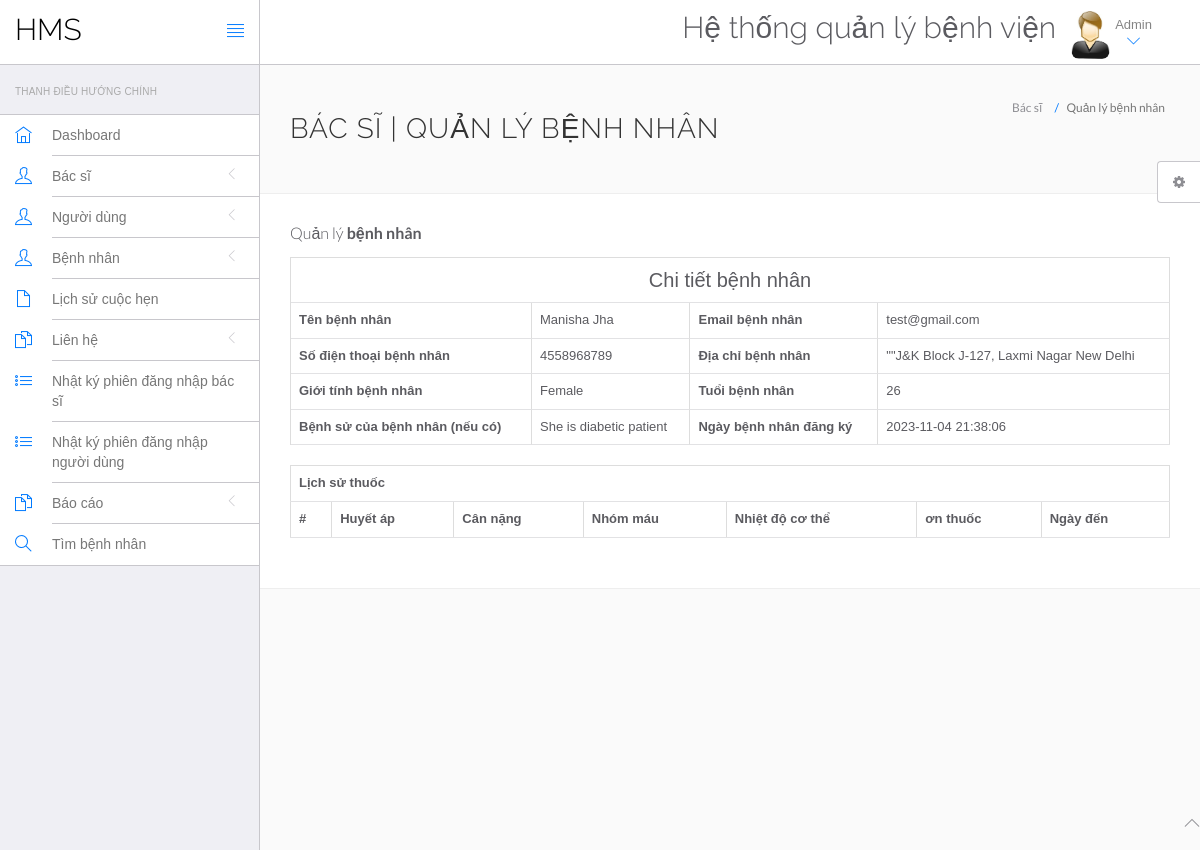
/hms/admin/view-patient.php?viewid=1 (signed in), run on the app's committed database.
### tables this page shows
CREATE TABLE `tblpatient` (
  `ID` int(10) NOT NULL,
  `Docid` int(10) DEFAULT NULL,
  `PatientName` varchar(200) DEFAULT NULL,
  `PatientContno` bigint(10) DEFAULT NULL,
  `PatientEmail` varchar(200) DEFAULT NULL,
  `PatientGender` varchar(50) DEFAULT NULL,
  `PatientAdd` mediumtext,
  `PatientAge` int(10) DEFAULT NULL,
  `PatientMedhis` mediumtext,
  `CreationDate` timestamp NULL DEFAULT CURRENT_TIMESTAMP,
  `UpdationDate` timestamp NULL DEFAULT NULL ON UPDATE CURRENT_TIMESTAMP
);

### hms/admin/view-patient.php (the view, shortened to what this page needs)
<?php
include('include/config.php');
?>
<!DOCTYPE html>
<html lang="en">
	<head>
		<link rel="stylesheet" href="vendor/bootstrap/css/bootstrap.min.css">
		<link rel="stylesheet" href="vendor/fontawesome/css/font-awesome.min.css">
		<link rel="stylesheet" href="vendor/themify-icons/themify-icons.min.css">
		<link href="vendor/animate.css/animate.min.css" rel="stylesheet" media="screen">
		<link href="vendor/perfect-scrollbar/perfect-scrollbar.min.css" rel="stylesheet" media="screen">
		<link href="vendor/switchery/switchery.min.css" rel="stylesheet" media="screen">
		<link href="vendor/bootstrap-touchspin/jquery.bootstrap-touchspin.min.css" rel="stylesheet" media="screen">
		<link href="vendor/select2/select2.min.css" rel="stylesheet" media="screen">
		<link href="vendor/bootstrap-datepicker/bootstrap-datepicker3.standalone.min.css" rel="stylesheet" media="screen">
		<link href="vendor/bootstrap-timepicker/bootstrap-timepicker.min.css" rel="stylesheet" media="screen">
		<link rel="stylesheet" href="assets/css/styles.css">
		<link rel="stylesheet" href="assets/css/plugins.css">
		<link rel="stylesheet" href="assets/css/themes/theme-1.css" id="skin_color" />
	</head>
	<body>
		<div id="app">
<?php include('include/sidebar.php');?>
<div class="app-content">
<?php include('include/header.php');?>
<div class="main-content" >
<div class="wrap-content container" id="container">
<section id="page-title">
<div class="row">
<div class="col-sm-8">
<h1 class="mainTitle">Bác sĩ | Quản lý bệnh nhân</h1>
</div>
<ol class="breadcrumb">
<li>
<span>Bác sĩ</span>
</li>
<li class="active">
<span>Quản lý bệnh nhân</span>
</li>
</ol>
</div>
</section>
<div class="container-fluid container-fullw bg-white">
<div class="row">
<div class="col-md-12">
<h5 class="over-title margin-bottom-15">Quản lý <span class="text-bold">bệnh nhân</span></h5>
<?php
                               $vid=$_GET['viewid'];
                               $ret=mysqli_query($con,"select * from tblpatient where ID='$vid'");
while ($row=mysqli_fetch_array($ret)) {
                               ?>
<table border="1" class="table table-bordered">
 <tr align="center">
<td colspan="4" style="font-size:20px;color:blue">
 Chi tiết bệnh nhân</td></tr>
    <tr>
    <th scope>Tên bệnh nhân</th>
    <td><?php  echo $row['PatientName'];?></td>
    <th scope>Email bệnh nhân</th>
    <td><?php  echo $row['PatientEmail'];?></td>
  </tr>
  <tr>
    <th scope>Số điện thoại bệnh nhân</th>
    <td><?php  echo $row['PatientContno'];?></td>
    <th>Địa chỉ bệnh nhân</th>
    <td><?php  echo $row['PatientAdd'];?></td>
  </tr>
    <tr>
    <th>Giới tính bệnh nhân</th>
    <td><?php  echo $row['PatientGender'];?></td>
    <th>Tuổi bệnh nhân</th>
    <td><?php  echo $row['PatientAge'];?></td>
  </tr>
  <tr>
    <th>Bệnh sử của bệnh nhân (nếu có)</th>
    <td><?php  echo $row['PatientMedhis'];?></td>
     <th>Ngày bệnh nhân đăng ký</th>
    <td><?php  echo $row['CreationDate'];?></td>
  </tr>
<?php }?>
</table>
<table id="datatable" class="table table-bordered dt-responsive nowrap" style="border-collapse: collapse; border-spacing: 0; width: 100%;">
  <tr align="center">
   <th colspan="8" >Lịch sử thuốc</th>
  </tr>
  <tr>
    <th>#</th>
<th>Huyết áp</th>
<th>Cân nặng</th>
<th>Nhóm máu</th>
<th>Nhiệt độ cơ thể</th>
<th>ơn thuốc</th>
<th>Ngày đến</th>
</tr>
</table>
</div>
</div>
</div>
</div>
</div>
</div>
</div>
	<?php include('include/footer.php');?>
	<?php include('include/setting.php');?>
	</body>
</html>

### hms/admin/assets/css/themes/theme-1.css (style rules this page uses)
body { background: #FAFAFA; }

### data on the page
tblpatient: PatientName "Manisha Jha", PatientEmail "test@gmail.com", PatientContno "4558968789", PatientAdd "\"\"J&K Block J-127, Laxmi Nagar New Delhi", PatientGender "Female", PatientAge "26", PatientMedhis "She is diabetic patient", CreationDate "2023-11-04 21:38:06"
